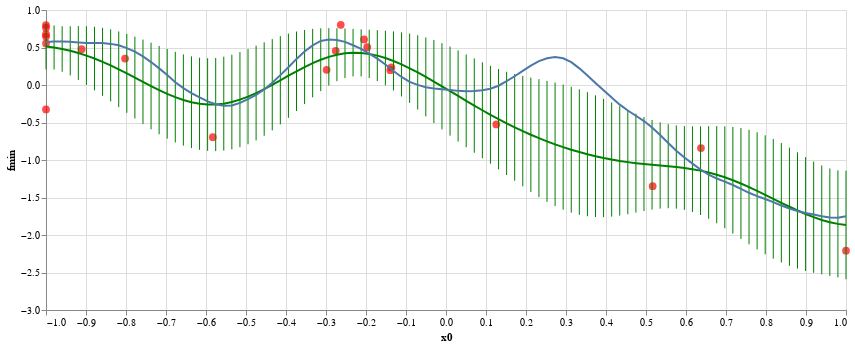

Notebook source saved alongside this figure:
### Markdown cell above
Now plot the optimiser's estimate of the underlying function in green (with error bars +/- two standard deviations),
the black box evaluations in red and the true underlying function in blue.

### Code cell
chart_bo_f1 = (
    alt.Chart(bo_f1)
    .mark_line(color='green')
    .encode(x='x0:Q', y='f:Q'))
chart_bo_ferror = (
    alt.Chart(bo_f1.assign(fmin=bo_f1['f'] - 2 * bo_f1['sd'], fmax=bo_f1['f'] + 2 * bo_f1['sd']))
    .mark_errorbar(color='green')
    .encode(x="x0:Q", y="fmin:Q", y2="fmax:Q"))
chart_obs = (
    alt.Chart(observations)
    .mark_circle(color='red', size=60)
    .encode(x='x0:Q', y='y:Q'))
(chart_obs + chart_bo_ferror + chart_bo_f1 + chart1f).properties(width=800, height=300)

### Figure 1 — Vega-Lite specification as saved in the notebook (floating-point values rounded to 4 significant figures)
{"config": {"view": {"continuousWidth": 400, "continuousHeight": 300}}, "layer": [{"data": {"name": "data-b9ea5ea459e61104da1a63341c312ea6"}, "mark": {"type": "circle", "color": "red", "size": 60}, "encoding": {"x": {"type": "quantitative", "field": "x0"}, "y": {"type": "quantitative", "field": "y"}}}, {"data": {"name": "data-157a4cdfb10b25001ce259219e117fc4"}, "mark": {"type": "errorbar", "color": "green"}, "encoding": {"x": {"type": "quantitative", "field": "x0"}, "y": {"type": "quantitative", "field": "fmin"}, "y2": {"field": "fmax"}}}, {"data": {"name": "data-54f527473772da361f2c1c182a975bcf"}, "mark": {"type": "line", "color": "green"}, "encoding": {"x": {"type": "quantitative", "field": "x0"}, "y": {"type": "quantitative", "field": "f"}}}, {"data": {"name": "data-abdb12729592d02bfaf50787be7194df"}, "mark": "line", "encoding": {"x": {"type": "quantitative", "field": "x0"}, "y": {"type": "quantitative", "field": "f"}}}], "height": 300, "width": 800, "$schema": "https://vega.github.io/schema/vega-lite/v4.8.1.json", "datasets": {"data-b9ea5ea459e61104da1a63341c312ea6": [{"x0": 0.1258, "y": -0.5258}, {"x0": -0.8024, "y": 0.3518}, {"x0": 0.5166, "y": -1.35}, {"x0": -0.5829, "y": -0.6955}, {"x0": 0.6374, "y": -0.8407}, {"x0": -1.0, "y": 0.7634}, {"x0": 1.0, "y": -2.209}, {"x0": -1.0, "y": -0.3251}, {"x0": -0.1969, "y": 0.5049}, {"x0": -0.2049, "y": 0.6072}, {"x0": -0.1392, "y": 0.1974}, {"x0": -0.2985, "y": 0.2032}, {"x0": -0.1366, "y": 0.2335}, {"x0": -0.2757, "y": 0.4566}, {"x0": -1.0, "y": 0.6461}, {"x0": -1.0, "y": 0.7995}, {"x0": -1.0, "y": 0.5544}, {"x0": -0.9111, "y": 0.4783}, {"x0": -0.2632, "y": 0.8032}, {"x0": -1.0, "y": 0.6772}], "data-157a4cdfb10b25001ce259219e117fc4": [{"x0": -1.0, "f": 0.5147, "sd": 0.1531, "fmin": 0.2084, "fmax": 0.8209}, {"x0": -0.9798, "f": 0.4998, "sd": 0.147, "fmin": 0.2058, "fmax": 0.7937}, {"x0": -0.9596, "f": 0.4802, "sd": 0.1518, "fmin": 0.1766, "fmax": 0.7838}, {"x0": -0.9394, "f": 0.4558, "sd": 0.1639, "fmin": 0.1281, "fmax": 0.7835}, {"x0": -0.9192, "f": 0.4264, "sd": 0.1794, "fmin": 0.06758, "fmax": 0.7851}, {"x0": -0.899, "f": 0.392, "sd": 0.1958, "fmin": 0.000278, "fmax": 0.7837}, {"x0": -0.8788, "f": 0.3527, "sd": 0.2118, "fmin": -0.07087, "fmax": 0.7764}, {"x0": -0.8586, "f": 0.309, "sd": 0.2266, "fmin": -0.1443, "fmax": 0.7622}, {"x0": -0.8384, "f": 0.261, "sd": 0.2401, "fmin": -0.2191, "fmax": 0.7411}, {"x0": -0.8182, "f": 0.2095, "sd": 0.2522, "fmin": -0.2949, "fmax": 0.7139}, {"x0": -0.798, "f": 0.1552, "sd": 0.2631, "fmin": -0.3711, "fmax": 0.6815}, {"x0": -0.7778, "f": 0.09908, "sd": 0.2729, "fmin": -0.4468, "fmax": 0.6449}, {"x0": -0.7576, "f": 0.04236, "sd": 0.2815, "fmin": -0.5207, "fmax": 0.6054}, {"x0": -0.7374, "f": -0.01362, "sd": 0.2888, "fmin": -0.5912, "fmax": 0.564}, {"x0": -0.7172, "f": -0.06737, "sd": 0.2946, "fmin": -0.6566, "fmax": 0.5219}, {"x0": -0.697, "f": -0.1174, "sd": 0.299, "fmin": -0.7154, "fmax": 0.4807}, {"x0": -0.6768, "f": -0.1621, "sd": 0.3021, "fmin": -0.7663, "fmax": 0.4422}, {"x0": -0.6566, "f": -0.2, "sd": 0.3042, "fmin": -0.8084, "fmax": 0.4084}, {"x0": -0.6364, "f": -0.2298, "sd": 0.3057, "fmin": -0.8412, "fmax": 0.3816}, {"x0": -0.6162, "f": -0.2503, "sd": 0.307, "fmin": -0.8643, "fmax": 0.3637}, {"x0": -0.596, "f": -0.2606, "sd": 0.3086, "fmin": -0.8777, "fmax": 0.3566}, {"x0": -0.5758, "f": -0.2601, "sd": 0.3106, "fmin": -0.8813, "fmax": 0.3612}, {"x0": -0.5556, "f": -0.2487, "sd": 0.313, "fmin": -0.8747, "fmax": 0.3774}, {"x0": -0.5354, "f": -0.2268, "sd": 0.3154, "fmin": -0.8576, "fmax": 0.404}, {"x0": -0.5152, "f": -0.1952, "sd": 0.3171, "fmin": -0.8294, "fmax": 0.439}, {"x0": -0.4949, "f": -0.1549, "sd": 0.3174, "fmin": -0.7898, "fmax": 0.4799}, {"x0": -0.4747, "f": -0.1074, "sd": 0.3157, "fmin": -0.7389, "fmax": 0.524}, {"x0": -0.4545, "f": -0.05414, "sd": 0.3114, "fmin": -0.677, "fmax": 0.5688}, {"x0": -0.4343, "f": 0.003296, "sd": 0.3042, "fmin": -0.6052, "fmax": 0.6118}, {"x0": -0.4141, "f": 0.06316, "sd": 0.294, "fmin": -0.5248, "fmax": 0.6511}, {"x0": -0.3939, "f": 0.1237, "sd": 0.2808, "fmin": -0.4378, "fmax": 0.6852}, {"x0": -0.3737, "f": 0.1831, "sd": 0.265, "fmin": -0.3468, "fmax": 0.713}, {"x0": -0.3535, "f": 0.2396, "sd": 0.2472, "fmin": -0.2547, "fmax": 0.734}, {"x0": -0.3333, "f": 0.2915, "sd": 0.2283, "fmin": -0.165, "fmax": 0.748}, {"x0": -0.3131, "f": 0.3372, "sd": 0.2093, "fmin": -0.08143, "fmax": 0.7558}, {"x0": -0.2929, "f": 0.3751, "sd": 0.1916, "fmin": -0.008112, "fmax": 0.7584}, {"x0": -0.2727, "f": 0.404, "sd": 0.1765, "fmin": 0.05099, "fmax": 0.757}, {"x0": -0.2525, "f": 0.4228, "sd": 0.1652, "fmin": 0.0924, "fmax": 0.7531}, {"x0": -0.2323, "f": 0.4308, "sd": 0.1586, "fmin": 0.1137, "fmax": 0.748}, {"x0": -0.2121, "f": 0.4281, "sd": 0.1572, "fmin": 0.1137, "fmax": 0.7425}, {"x0": -0.1919, "f": 0.4148, "sd": 0.161, "fmin": 0.09284, "fmax": 0.7368}, {"x0": -0.1717, "f": 0.3918, "sd": 0.1695, "fmin": 0.05273, "fmax": 0.7308}, {"x0": -0.1515, "f": 0.3599, "sd": 0.1819, "fmin": -0.003855, "fmax": 0.7237}, {"x0": -0.1313, "f": 0.3204, "sd": 0.197, "fmin": -0.07365, "fmax": 0.7144}, {"x0": -0.1111, "f": 0.2744, "sd": 0.2138, "fmin": -0.1532, "fmax": 0.702}, {"x0": -0.09091, "f": 0.2231, "sd": 0.2311, "fmin": -0.2391, "fmax": 0.6852}, {"x0": -0.07071, "f": 0.1673, "sd": 0.2478, "fmin": -0.3283, "fmax": 0.663}, {"x0": -0.05051, "f": 0.1082, "sd": 0.2632, "fmin": -0.4182, "fmax": 0.6346}, {"x0": -0.0303, "f": 0.04649, "sd": 0.2766, "fmin": -0.5067, "fmax": 0.5997}, {"x0": -0.0101, "f": -0.01697, "sd": 0.2877, "fmin": -0.5925, "fmax": 0.5585}, {"x0": 0.0101, "f": -0.08145, "sd": 0.2967, "fmin": -0.6748, "fmax": 0.5119}, {"x0": 0.0303, "f": -0.1463, "sd": 0.3037, "fmin": -0.7536, "fmax": 0.4611}, {"x0": 0.05051, "f": -0.2108, "sd": 0.3093, "fmin": -0.8295, "fmax": 0.4079}, {"x0": 0.07071, "f": -0.2745, "sd": 0.3144, "fmin": -0.9032, "fmax": 0.3543}, {"x0": 0.09091, "f": -0.3368, "sd": 0.3197, "fmin": -0.9761, "fmax": 0.3025}, {"x0": 0.1111, "f": -0.3973, "sd": 0.3261, "fmin": -1.049, "fmax": 0.2548}, {"x0": 0.1313, "f": -0.4557, "sd": 0.3342, "fmin": -1.124, "fmax": 0.2127}, {"x0": 0.1515, "f": -0.5116, "sd": 0.3441, "fmin": -1.2, "fmax": 0.1766}, {"x0": 0.1717, "f": -0.565, "sd": 0.3557, "fmin": -1.276, "fmax": 0.1464}, {"x0": 0.1919, "f": -0.6157, "sd": 0.3683, "fmin": -1.352, "fmax": 0.1209}, {"x0": 0.2121, "f": -0.6636, "sd": 0.381, "fmin": -1.426, "fmax": 0.09834}, {"x0": 0.2323, "f": -0.7088, "sd": 0.393, "fmin": -1.495, "fmax": 0.07717}, {"x0": 0.2525, "f": -0.7513, "sd": 0.4035, "fmin": -1.558, "fmax": 0.05569}, {"x0": 0.2727, "f": -0.791, "sd": 0.4118, "fmin": -1.615, "fmax": 0.03248}, {"x0": 0.2929, "f": -0.8281, "sd": 0.4172, "fmin": -1.663, "fmax": 0.006385}, {"x0": 0.3131, "f": -0.8624, "sd": 0.4195, "fmin": -1.701, "fmax": -0.02341}, {"x0": 0.3333, "f": -0.894, "sd": 0.4183, "fmin": -1.731, "fmax": -0.05738}, {"x0": 0.3535, "f": -0.923, "sd": 0.4137, "fmin": -1.75, "fmax": -0.09569}, {"x0": 0.3737, "f": -0.9493, "sd": 0.4056, "fmin": -1.76, "fmax": -0.1381}, {"x0": 0.3939, "f": -0.9729, "sd": 0.3944, "fmin": -1.762, "fmax": -0.1842}, {"x0": 0.4141, "f": -0.9939, "sd": 0.3805, "fmin": -1.755, "fmax": -0.233}, {"x0": 0.4343, "f": -1.012, "sd": 0.3645, "fmin": -1.741, "fmax": -0.2833}, {"x0": 0.4545, "f": -1.028, "sd": 0.3473, "fmin": -1.723, "fmax": -0.3337}, {"x0": 0.4747, "f": -1.042, "sd": 0.3299, "fmin": -1.702, "fmax": -0.3823}, {"x0": 0.4949, "f": -1.054, "sd": 0.3133, "fmin": -1.68, "fmax": -0.4271}, {"x0": 0.5152, "f": -1.064, "sd": 0.2988, "fmin": -1.662, "fmax": -0.4664}, {"x0": 0.5354, "f": -1.074, "sd": 0.2875, "fmin": -1.649, "fmax": -0.4985}, {"x0": 0.5556, "f": -1.083, "sd": 0.2802, "fmin": -1.643, "fmax": -0.5226}, {"x0": 0.5758, "f": -1.094, "sd": 0.2773, "fmin": -1.648, "fmax": -0.5388}, {"x0": 0.596, "f": -1.106, "sd": 0.2792, "fmin": -1.664, "fmax": -0.5479}, {"x0": 0.6162, "f": -1.122, "sd": 0.2854, "fmin": -1.693, "fmax": -0.5511}, {"x0": 0.6364, "f": -1.142, "sd": 0.2956, "fmin": -1.733, "fmax": -0.5507}, {"x0": 0.6566, "f": -1.166, "sd": 0.3088, "fmin": -1.784, "fmax": -0.5488}, {"x0": 0.6768, "f": -1.196, "sd": 0.324, "fmin": -1.844, "fmax": -0.548}, {"x0": 0.697, "f": -1.231, "sd": 0.3399, "fmin": -1.91, "fmax": -0.5507}, {"x0": 0.7172, "f": -1.27, "sd": 0.3555, "fmin": -1.981, "fmax": -0.559}, {"x0": 0.7374, "f": -1.314, "sd": 0.3696, "fmin": -2.053, "fmax": -0.5744}, {"x0": 0.7576, "f": -1.361, "sd": 0.3815, "fmin": -2.124, "fmax": -0.5979}, {"x0": 0.7778, "f": -1.411, "sd": 0.3907, "fmin": -2.193, "fmax": -0.63}, {"x0": 0.798, "f": -1.464, "sd": 0.3966, "fmin": -2.257, "fmax": -0.6706}, {"x0": 0.8182, "f": -1.517, "sd": 0.3991, "fmin": -2.315, "fmax": -0.7191}, {"x0": 0.8384, "f": -1.571, "sd": 0.3982, "fmin": -2.367, "fmax": -0.7743}, {"x0": 0.8586, "f": -1.623, "sd": 0.3942, "fmin": -2.412, "fmax": -0.8346}, {"x0": 0.8788, "f": -1.673, "sd": 0.3877, "fmin": -2.449, "fmax": -0.8978}, {"x0": 0.899, "f": -1.72, "sd": 0.3796, "fmin": -2.479, "fmax": -0.9609}, {"x0": 0.9192, "f": -1.762, "sd": 0.3709, "fmin": -2.504, "fmax": -1.021}, {"x0": 0.9394, "f": -1.799, "sd": 0.3631, "fmin": -2.525, "fmax": -1.073}, {"x0": 0.9596, "f": -1.829, "sd": 0.3579, "fmin": -2.545, "fmax": -1.113}, {"x0": 0.9798, "f": -1.852, "sd": 0.3569, "fmin": -2.566, "fmax": -1.138}, {"x0": 1.0, "f": -1.866, "sd": 0.3617, "fmin": -2.59, "fmax": -1.143}], "data-54f527473772da361f2c1c182a975bcf": [{"x0": -1.0, "f": 0.5147, "sd": 0.1531}, {"x0": -0.9798, "f": 0.4998, "sd": 0.147}, {"x0": -0.9596, "f": 0.4802, "sd": 0.1518}, {"x0": -0.9394, "f": 0.4558, "sd": 0.1639}, {"x0": -0.9192, "f": 0.4264, "sd": 0.1794}, {"x0": -0.899, "f": 0.392, "sd": 0.1958}, {"x0": -0.8788, "f": 0.3527, "sd": 0.2118}, {"x0": -0.8586, "f": 0.309, "sd": 0.2266}, {"x0": -0.8384, "f": 0.261, "sd": 0.2401}, {"x0": -0.8182, "f": 0.2095, "sd": 0.2522}, {"x0": -0.798, "f": 0.1552, "sd": 0.2631}, {"x0": -0.7778, "f": 0.09908, "sd": 0.2729}, {"x0": -0.7576, "f": 0.04236, "sd": 0.2815}, {"x0": -0.7374, "f": -0.01362, "sd": 0.2888}, {"x0": -0.7172, "f": -0.06737, "sd": 0.2946}, {"x0": -0.697, "f": -0.1174, "sd": 0.299}, {"x0": -0.6768, "f": -0.1621, "sd": 0.3021}, {"x0": -0.6566, "f": -0.2, "sd": 0.3042}, {"x0": -0.6364, "f": -0.2298, "sd": 0.3057}, {"x0": -0.6162, "f": -0.2503, "sd": 0.307}, {"x0": -0.596, "f": -0.2606, "sd": 0.3086}, {"x0": -0.5758, "f": -0.2601, "sd": 0.3106}, {"x0": -0.5556, "f": -0.2487, "sd": 0.313}, {"x0": -0.5354, "f": -0.2268, "sd": 0.3154}, {"x0": -0.5152, "f": -0.1952, "sd": 0.3171}, {"x0": -0.4949, "f": -0.1549, "sd": 0.3174}, {"x0": -0.4747, "f": -0.1074, "sd": 0.3157}, {"x0": -0.4545, "f": -0.05414, "sd": 0.3114}, {"x0": -0.4343, "f": 0.003296, "sd": 0.3042}, {"x0": -0.4141, "f": 0.06316, "sd": 0.294}, {"x0": -0.3939, "f": 0.1237, "sd": 0.2808}, {"x0": -0.3737, "f": 0.1831, "sd": 0.265}, {"x0": -0.3535, "f": 0.2396, "sd": 0.2472}, {"x0": -0.3333, "f": 0.2915, "sd": 0.2283}, {"x0": -0.3131, "f": 0.3372, "sd": 0.2093}, {"x0": -0.2929, "f": 0.3751, "sd": 0.1916}, {"x0": -0.2727, "f": 0.404, "sd": 0.1765}, {"x0": -0.2525, "f": 0.4228, "sd": 0.1652}, {"x0": -0.2323, "f": 0.4308, "sd": 0.1586}, {"x0": -0.2121, "f": 0.4281, "sd": 0.1572}, {"x0": -0.1919, "f": 0.4148, "sd": 0.161}, {"x0": -0.1717, "f": 0.3918, "sd": 0.1695}, {"x0": -0.1515, "f": 0.3599, "sd": 0.1819}, {"x0": -0.1313, "f": 0.3204, "sd": 0.197}, {"x0": -0.1111, "f": 0.2744, "sd": 0.2138}, {"x0": -0.09091, "f": 0.2231, "sd": 0.2311}, {"x0": -0.07071, "f": 0.1673, "sd": 0.2478}, {"x0": -0.05051, "f": 0.1082, "sd": 0.2632}, {"x0": -0.0303, "f": 0.04649, "sd": 0.2766}, {"x0": -0.0101, "f": -0.01697, "sd": 0.2877}, {"x0": 0.0101, "f": -0.08145, "sd": 0.2967}, {"x0": 0.0303, "f": -0.1463, "sd": 0.3037}, {"x0": 0.05051, "f": -0.2108, "sd": 0.3093}, {"x0": 0.07071, "f": -0.2745, "sd": 0.3144}, {"x0": 0.09091, "f": -0.3368, "sd": 0.3197}, {"x0": 0.1111, "f": -0.3973, "sd": 0.3261}, {"x0": 0.1313, "f": -0.4557, "sd": 0.3342}, {"x0": 0.1515, "f": -0.5116, "sd": 0.3441}, {"x0": 0.1717, "f": -0.565, "sd": 0.3557}, {"x0": 0.1919, "f": -0.6157, "sd": 0.3683}, {"x0": 0.2121, "f": -0.6636, "sd": 0.381}, {"x0": 0.2323, "f": -0.7088, "sd": 0.393}, {"x0": 0.2525, "f": -0.7513, "sd": 0.4035}, {"x0": 0.2727, "f": -0.791, "sd": 0.4118}, {"x0": 0.2929, "f": -0.8281, "sd": 0.4172}, {"x0": 0.3131, "f": -0.8624, "sd": 0.4195}, {"x0": 0.3333, "f": -0.894, "sd": 0.4183}, {"x0": 0.3535, "f": -0.923, "sd": 0.4137}, {"x0": 0.3737, "f": -0.9493, "sd": 0.4056}, {"x0": 0.3939, "f": -0.9729, "sd": 0.3944}, {"x0": 0.4141, "f": -0.9939, "sd": 0.3805}, {"x0": 0.4343, "f": -1.012, "sd": 0.3645}, {"x0": 0.4545, "f": -1.028, "sd": 0.3473}, {"x0": 0.4747, "f": -1.042, "sd": 0.3299}, {"x0": 0.4949, "f": -1.054, "sd": 0.3133}, {"x0": 0.5152, "f": -1.064, "sd": 0.2988}, {"x0": 0.5354, "f": -1.074, "sd": 0.2875}, {"x0": 0.5556, "f": -1.083, "sd": 0.2802}, {"x0": 0.5758, "f": -1.094, "sd": 0.2773}, {"x0": 0.596, "f": -1.106, "sd": 0.2792}, {"x0": 0.6162, "f": -1.122, "sd": 0.2854}, {"x0": 0.6364, "f": -1.142, "sd": 0.2956}, {"x0": 0.6566, "f": -1.166, "sd": 0.3088}, {"x0": 0.6768, "f": -1.196, "sd": 0.324}, {"x0": 0.697, "f": -1.231, "sd": 0.3399}, {"x0": 0.7172, "f": -1.27, "sd": 0.3555}, {"x0": 0.7374, "f": -1.314, "sd": 0.3696}, {"x0": 0.7576, "f": -1.361, "sd": 0.3815}, {"x0": 0.7778, "f": -1.411, "sd": 0.3907}, {"x0": 0.798, "f": -1.464, "sd": 0.3966}, {"x0": 0.8182, "f": -1.517, "sd": 0.3991}, {"x0": 0.8384, "f": -1.571, "sd": 0.3982}, {"x0": 0.8586, "f": -1.623, "sd": 0.3942}, {"x0": 0.8788, "f": -1.673, "sd": 0.3877}, {"x0": 0.899, "f": -1.72, "sd": 0.3796}, {"x0": 0.9192, "f": -1.762, "sd": 0.3709}, {"x0": 0.9394, "f": -1.799, "sd": 0.3631}, {"x0": 0.9596, "f": -1.829, "sd": 0.3579}, {"x0": 0.9798, "f": -1.852, "sd": 0.3569}, {"x0": 1.0, "f": -1.866, "sd": 0.3617}], "data-abdb12729592d02bfaf50787be7194df": [{"x0": -1.0, "f": 0.573}, {"x0": -0.9798, "f": 0.5801}, {"x0": -0.9596, "f": 0.5786}, {"x0": -0.9394, "f": 0.5755}, {"x0": -0.9192, "f": 0.5665}, {"x0": -0.899, "f": 0.5597}, {"x0": -0.8788, "f": 0.5616}, {"x0": -0.8586, "f": 0.5593}, {"x0": -0.8384, "f": 0.5482}, {"x0": -0.8182, "f": 0.5293}, {"x0": -0.798, "f": 0.4914}, {"x0": -0.7778, "f": 0.4458}, {"x0": -0.7576, "f": 0.3818}, {"x0": -0.7374, "f": 0.3057}, {"x0": -0.7172, "f": 0.2214}, {"x0": -0.697, "f": 0.132}, {"x0": -0.6768, "f": 0.03758}, {"x0": -0.6566, "f": -0.04215}, {"x0": -0.6364, "f": -0.1095}, {"x0": -0.6162, "f": -0.1644}, {"x0": -0.596, "f": -0.218}, {"x0": -0.5758, "f": -0.256}, {"x0": -0.5556, "f": -0.2756}, {"x0": -0.5354, "f": -0.2722}, {"x0": -0.5152, "f": -0.2377}, {"x0": -0.4949, "f": -0.1893}, {"x0": -0.4747, "f": -0.1331}, {"x0": -0.4545, "f": -0.05933}, {"x0": -0.4343, "f": 0.03094}, {"x0": -0.4141, "f": 0.1319}, {"x0": -0.3939, "f": 0.2367}, {"x0": -0.3737, "f": 0.3478}, {"x0": -0.3535, "f": 0.4464}, {"x0": -0.3333, "f": 0.5283}, {"x0": -0.3131, "f": 0.5869}, {"x0": -0.2929, "f": 0.6054}, {"x0": -0.2727, "f": 0.601}, {"x0": -0.2525, "f": 0.575}, {"x0": -0.2323, "f": 0.5303}, {"x0": -0.2121, "f": 0.4808}, {"x0": -0.1919, "f": 0.4184}, {"x0": -0.1717, "f": 0.3517}, {"x0": -0.1515, "f": 0.2734}, {"x0": -0.1313, "f": 0.1874}, {"x0": -0.1111, "f": 0.107}, {"x0": -0.09091, "f": 0.04188}, {"x0": -0.07071, "f": 0.001503}, {"x0": -0.05051, "f": -0.02993}, {"x0": -0.0303, "f": -0.04548}, {"x0": -0.0101, "f": -0.05742}, {"x0": 0.0101, "f": -0.06808}, {"x0": 0.0303, "f": -0.07829}, {"x0": 0.05051, "f": -0.08252}, {"x0": 0.07071, "f": -0.07987}, {"x0": 0.09091, "f": -0.06979}, {"x0": 0.1111, "f": -0.04948}, {"x0": 0.1313, "f": -0.009618}, {"x0": 0.1515, "f": 0.05045}, {"x0": 0.1717, "f": 0.1165}, {"x0": 0.1919, "f": 0.1893}, {"x0": 0.2121, "f": 0.2588}, {"x0": 0.2323, "f": 0.3179}, {"x0": 0.2525, "f": 0.3563}, {"x0": 0.2727, "f": 0.3748}, {"x0": 0.2929, "f": 0.3568}, {"x0": 0.3131, "f": 0.3039}, {"x0": 0.3333, "f": 0.2221}, {"x0": 0.3535, "f": 0.1277}, {"x0": 0.3737, "f": 0.02575}, {"x0": 0.3939, "f": -0.06955}, {"x0": 0.4141, "f": -0.1678}, {"x0": 0.4343, "f": -0.2618}, {"x0": 0.4545, "f": -0.3405}, {"x0": 0.4747, "f": -0.4097}, {"x0": 0.4949, "f": -0.4808}, {"x0": 0.5152, "f": -0.5666}, {"x0": 0.5354, "f": -0.6657}, {"x0": 0.5556, "f": -0.774}, {"x0": 0.5758, "f": -0.8768}, {"x0": 0.596, "f": -0.9664}, {"x0": 0.6162, "f": -1.048}, {"x0": 0.6364, "f": -1.126}, {"x0": 0.6566, "f": -1.194}, {"x0": 0.6768, "f": -1.246}, {"x0": 0.697, "f": -1.288}, {"x0": 0.7172, "f": -1.334}, {"x0": 0.7374, "f": -1.384}, {"x0": 0.7576, "f": -1.437}, {"x0": 0.7778, "f": -1.482}, {"x0": 0.798, "f": -1.521}, {"x0": 0.8182, "f": -1.562}, {"x0": 0.8384, "f": -1.606}, {"x0": 0.8586, "f": -1.647}, {"x0": 0.8788, "f": -1.681}, {"x0": 0.899, "f": -1.706}, {"x0": 0.9192, "f": -1.727}, {"x0": 0.9394, "f": -1.75}, {"x0": 0.9596, "f": -1.767}, {"x0": 0.9798, "f": -1.769}, {"x0": 1.0, "f": -1.749}]}}
